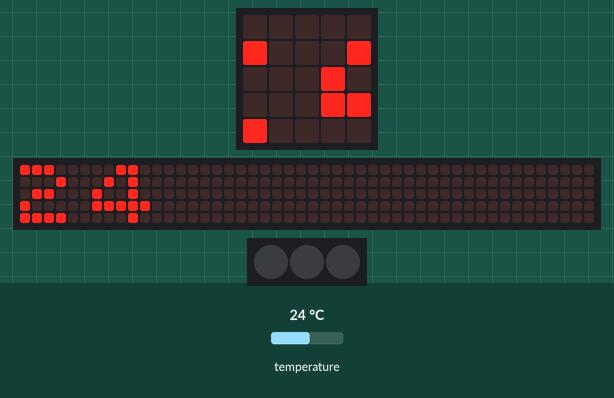
Bench run of a program on a simulated Calliope mini (MakeCode). Shown: the board's 5×5 LED display, a strip that is not on the board, showing the scrolling text unrolled, 3 RGB LEDs in strip order, left to right. The test bench sets the inputs (shaded band); at power-on: temperature 24 °C. The 48×5 strip is a reading aid, not a part: it shows the text the display is scrolling, unrolled, one strip-width of it at a time.

Above: at 1.27 s.
1.3 s: temperature set to 33 °C
At 4.2 s:
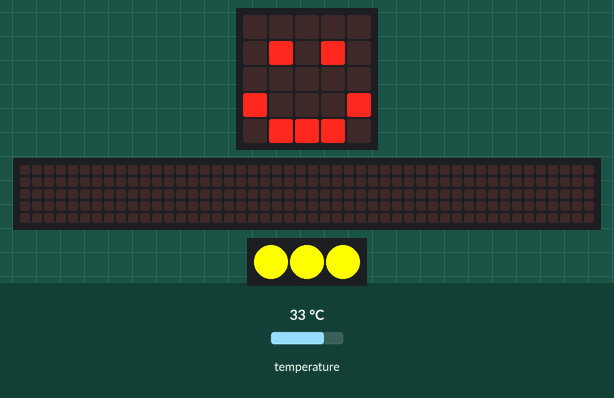
4.8 s: temperature set to 12 °C
At 8.39 s:
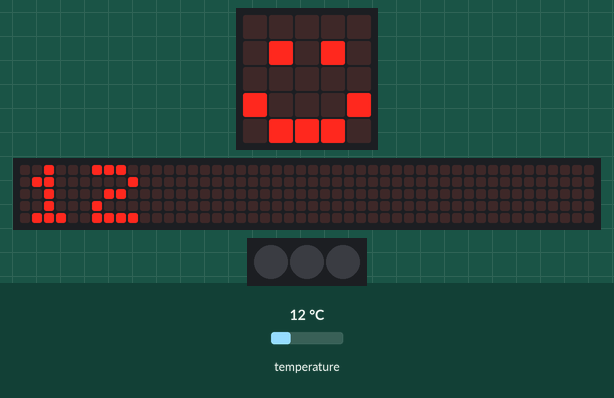
9.6 s: temperature set to 19 °C
At 11.19 s:
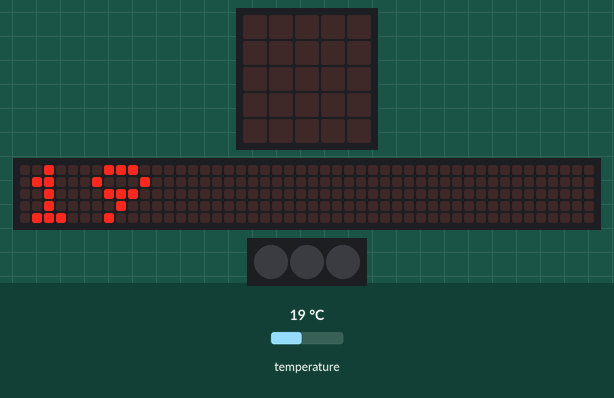
Timing chart, 0 to 12.7 s (numbered marks = the images above; inputs shaded):
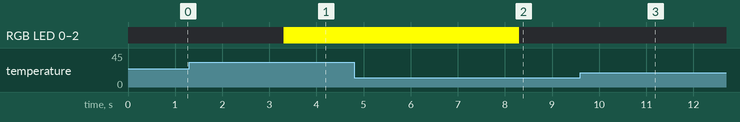

The program:

main.ts
```typescript
basic.forever(function () {
    basic.showNumber(input.temperature())
    if (input.temperature() > 28) {
        basic.showIcon(IconNames.Happy)
        basic.setLedColors(0xffff00, 0xffff00, 0xffff00)
        basic.pause(5000)
    }
    basic.turnRgbLedOff()
})
```

test.ts
```typescript
// Hier kann man Tests durchführen; diese Datei wird nicht kompiliert, wenn dieses Paket als Erweiterung verwendet wird.
```

Measured:
- after the input at 1.3 s, the display: first differs from a run without the input after 1.4 s (image 1 shows a later state)
